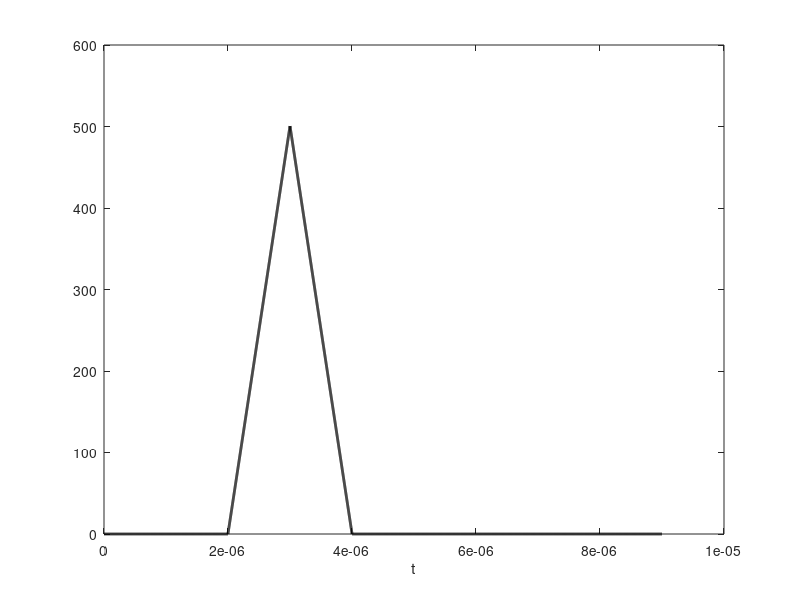
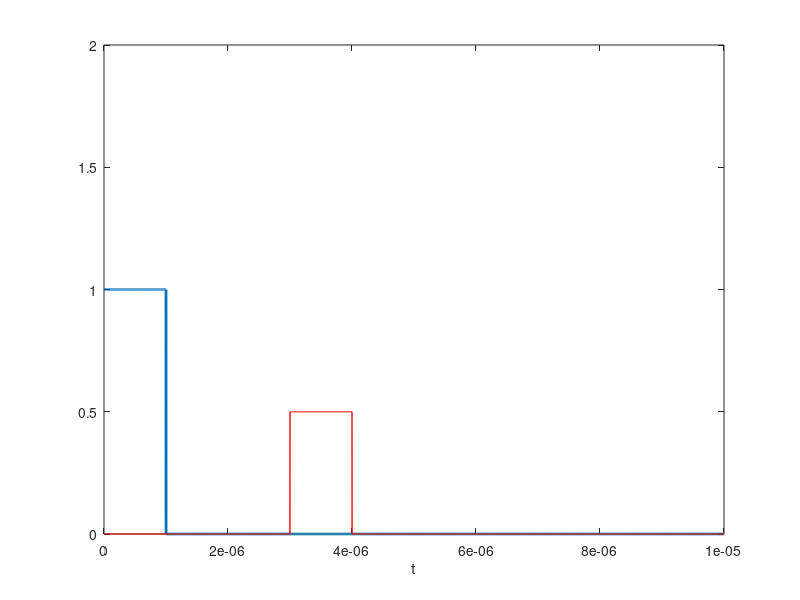

Write the MATLAB code that produced these figures, in order.
clc;clear;close all

ts = 1e-9; T = 1e-5; tau = 1e-6;
R = 450; C = 3e8; a = 0.5;
t = 0:ts:T;
td = (2*R)/C;
tau_index = round(tau/ts)+1;

sended_signal = zeros(1,length(t));
sended_signal(1:tau_index) = 1;

recieved_signal = zeros(1,length(t));
recieved_signal((td/ts)+1:round((td+tau)/ts)+1) = a;

sample_signal = ones(1,tau_index);
correlation = zeros(1,((T-tau)/ts)+1);

for k=1:((T-tau)/ts)+1
    correlation(k) = recieved_signal(1,k:k+tau_index-1)*(sample_signal');
end
    
[~, peak_index]= max(correlation);
td_ans = (peak_index-1)*ts;
R_ans = td_ans*C/2 ;
disp(['the R ,that we found it, is ', num2str(R_ans)]);


figure;
plot(0:ts:T-tau,correlation,'black','LineWidth',2);
xlabel('t');

figure;
plot(t,sended_signal,'LineWidth',2);
xlim([0,T]);
ylim([0,2]);
xlabel('t');
hold on
plot(t, recieved_signal,'r','LineWidth',1);




